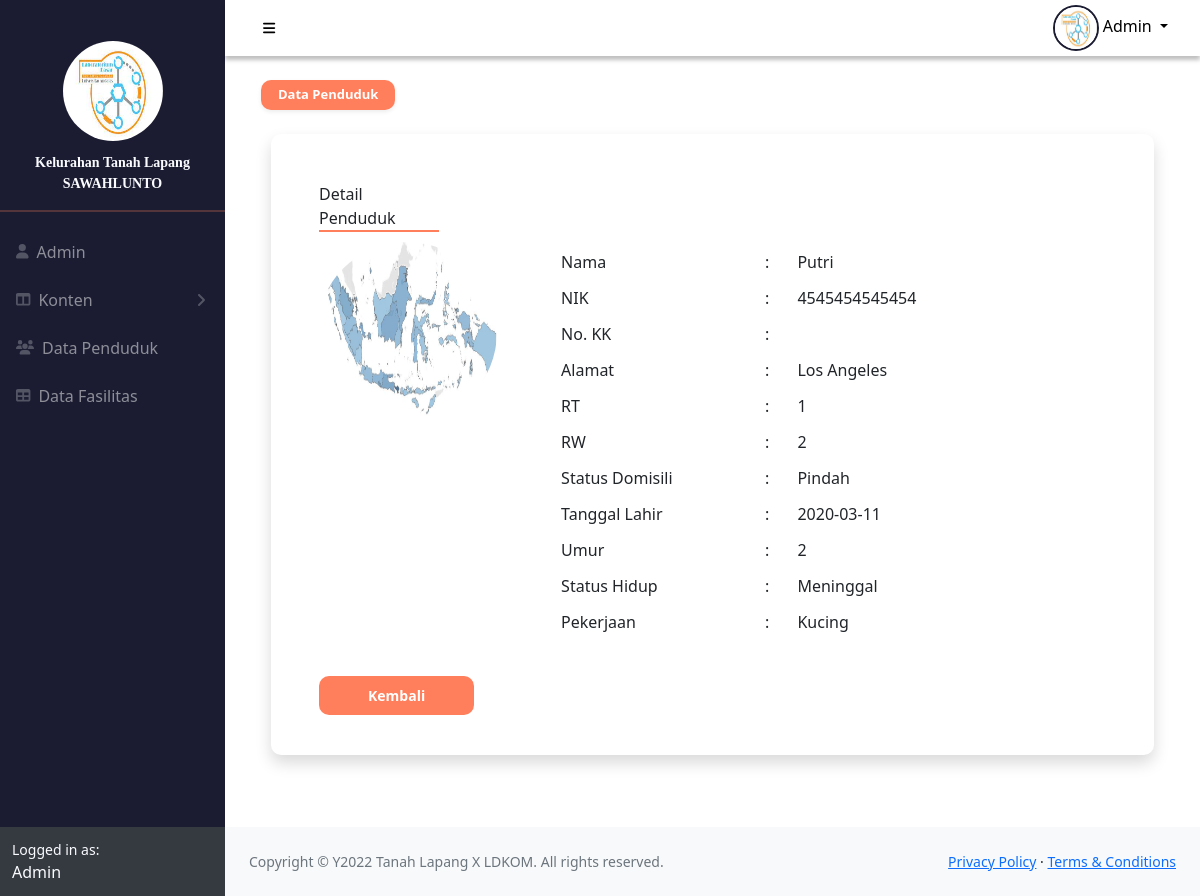
/main.php?p=penduduk.detail&id=21 (signed in), run on the app's committed database.
### tables this page shows
CREATE TABLE `user` (
  `id` int(100) NOT NULL,
  `uname` varchar(1000) NOT NULL,
  `pass` varchar(1000) NOT NULL,
  `role` varchar(1000) NOT NULL,
  `nama` varchar(1000) NOT NULL,
  `nip` int(100) NOT NULL,
  `jabatan` varchar(1000) NOT NULL,
  `nohp` varchar(1000) DEFAULT NULL,
  `alamat` varchar(1000) DEFAULT NULL,
  `foto` varchar(1000) DEFAULT NULL
);

CREATE TABLE `penduduk` (
  `id` int(11) NOT NULL,
  `nama` varchar(1000) NOT NULL,
  `nik` varchar(1000) NOT NULL,
  `tgl_kk` date DEFAULT NULL,
  `nokk` varchar(1000) DEFAULT NULL,
  `tgl_lahir` date NOT NULL,
  `id_jk` int(11) NOT NULL,
  `umur` int(11) DEFAULT NULL,
  `alamat` varchar(1000) DEFAULT NULL,
  `id_rt` int(11) NOT NULL,
  `id_rw` int(11) NOT NULL,
  `pekerjaan` varchar(1000) DEFAULT NULL,
  `foto` varchar(1000) DEFAULT NULL,
  `created` date DEFAULT NULL
);

CREATE TABLE `rt` (
  `id_rt` int(11) NOT NULL,
  `rt` int(11) NOT NULL
);

CREATE TABLE `rw` (
  `id_rw` int(11) NOT NULL,
  `rw` int(11) NOT NULL
);

CREATE TABLE `status_domisili` (
  `id1` int(11) NOT NULL,
  `status1` varchar(1000) NOT NULL
);

CREATE TABLE `status_hidup` (
  `id2` int(11) NOT NULL,
  `status2` varchar(1000) NOT NULL
);

### process/penduduk/detail.php (the view, shortened to what this page needs)
<div class="container">
  <div class="content p-4">
    <nav aria-label="breadcrumb">
      <ol class="breadcrumb">
        <li class="active" aria-current="page">
          <a href="?p=penduduk.index" class="btn btn-sm shadow-sm px-3" style="background-color: #ff7f5c; color: #fff; font-weight: bold; font-size: 13px;border-radius: 10px;">
            Data Penduduk
          </a>
        </li>
      </ol>
    </nav>
    <div class="row mt-4" style="margin-left: 10px; margin-right: 10px">
    <div class="card shadow mb-5" style="box-shadow: 10px; border-radius: 10px; border: none">
      <div class="row mx-4 mt-5">
        <div class="col-6">
          <div class="title ps-0" style="border-bottom: 2px solid #ff7f5c; width: 120px">
          Detail Penduduk
          </div>
        </div>
        <?php
        $id= $_GET['id'];
        $sql = "SELECT *FROM penduduk a
                    LEFT JOIN jk b ON (a.id_jk=b.id_jk)
                    LEFT JOIN rt c ON (a.id_rt=c.id_rt)
                    LEFT JOIN det_dom d ON (d.id_penduduk=a.id)
                    LEFT JOIN det_hidup e ON (e.id_penduduk=a.id)
                    LEFT JOIN status_domisili f ON (f.id1=d.id_status1)
                    LEFT JOIN status_hidup g ON (g.id2=e.id_status2)
                    LEFT JOIN rw h ON (a.id_rw=h.id_rw)
                    WHERE a.id = '$id' LIMIT 1";
            $res = $conn->query($sql);
            $data = $res->fetch_assoc();
        ?>
        <div class="row justify-content-start inline-block">
          <div class="kolom" style="width:50px; float: left; width: 20%;padding: 10px;height: 220px;">
            <img src="assets/img/profil/<?php echo $data['foto'];?>" class="avaprofil" style="width:180px;height:180px; display: block; margin-right: auto; margin-left: auto;">
          </div>
          <div class="kolom" style="font-weight:500; margin:1px auto; float: left;width: 60%;padding: 10px;height: auto px;">
            <table class="table table-borderless" style="margin:1px auto; line-height:20px;">
              <tr >
                <td>Nama</td>
                <td>:</td>
                <td ><?php echo $data['nama'];?></td>
              </tr>
              <tr>
                <td>NIK</td>
                <td>:</td>
                <td><?php echo $data['nik'];?></td>
              </tr>
               <tr>
                <td>No. KK</td>
                <td>:</td>
                <td><?php echo $data['nokk'];?></td>
              </tr>
              <tr>
                <td>Alamat</td>
                <td>:</td>
                <td><?php echo $data['alamat'];?></td>
              </tr>
              <tr>
                <td>RT</td>
                <td>:</td>
                <td><?php echo $data['rt'];?></td>
              </tr>
              <tr>
                <td>RW</td>
                <td>:</td>
                <td><?php echo $data['rw'];?></td>
              </tr>
              <tr>
                <td>Status Domisili</td>
                <td>:</td>
                <td><?php echo $data['status1'];?></td>
              </tr>
              <tr>
                <td>Tanggal Lahir</td>
                <td>:</td>
                <td><?php echo $data['tgl_lahir'];?></td>
              </tr>
              <tr>
                <td>Umur</td>
                <td>:</td>
                <td><?php echo $data['umur'];?></td>
              </tr>
              <tr>
                <td>Status Hidup</td>
                <td>:</td>
                <td><?php echo $data['status2'];?></td>
              </tr>
              <tr>
                <td>Pekerjaan</td>
                <td>:</td>
                <td><?php echo $data['pekerjaan'];?></td>
              </tr>
            </table>
          </div>
        </div>
        <div class="my-4">
          <a style="background-color: #ff7f5c; color: #fff; font-size: 14px; font-weight: bold; border-radius: 10px; float:left" href="?p=penduduk.index" class="btn px-5 py-2 float-start" role="button">Kembali</a>
        </div>
      <div class="card-header bg-white border-0">
          </div>
        </div>
      </div>
    </div>

### main.php (shortened to what this page needs)
<?php
    require_once ('connect.php');
    $id= $_SESSION['id'];
    $sql = "SELECT * FROM user WHERE id = '$id' LIMIT 1";
    $res = $conn->query($sql);
    $data = $res->fetch_assoc();
?>
<!DOCTYPE html>
<html lang="en">
  <head>
        <link href="https://cdn.jsdelivr.net/npm/simple-datatables@latest/dist/style.css" rel="stylesheet" />
        <link href="css/styles.css" rel="stylesheet" />
        <link href="assets/font-awesome/css/font-awesome.min.css" rel="stylesheet" type="text/css">
    </head>
  <body class="sb-sidenav-collapse-arrow">
    <div id="layoutSidenav">
      <div id="layoutSidenav_nav">
        <nav
          class="sb-sidenav accordion sb-sidenav-dark"
          id="sidenavAccordion"
          style="color: #fafbff"
        >
          <div class="sb-sidenav-menu" style="background-color: #1b1c31">
            <div class="nav">
              <img class="avasidebar" src="assets/img/admin/<?php echo $data['foto']; ?>" alt="Foto Profil" />
              <div
                class="small"
                style="
                  margin: auto;
                  font-weight: bolder;
                  padding-top: 5%;
                  font-family: Manrope;
                "
              >
                Kelurahan Tanah Lapang
              </div>
              <div
                class="small"
                style="margin: auto; font-weight: bolder; font-family: Manrope"
              >
                SAWAHLUNTO
              </div>
              <hr style="border: 1px solid #ff7f5c" />
              <a class="nav-link" href="?p=user.index">
                <div class="sb-nav-link-icon">
                  <i class="fa fa-user"></i>
                </div>
                Admin
              </a>
              <a
                class="nav-link collapsed"
                href="#"
                data-bs-toggle="collapse"
                data-bs-target="#collapseLayouts"
                aria-expanded="false"
                aria-controls="collapseLayouts"
              >
                <div class="sb-nav-link-icon">
                  <i class="fa fa-columns"></i>
                </div>
                Konten
                <div class="sb-sidenav-collapse-arrow">
                  <i class="fa fa-angle-down"></i>
                </div>
              </a>
              <a class="nav-link" href="?p=penduduk.index">
                <div class="sb-nav-link-icon">
                  <i class="fa fa-users"></i>
                </div>
                Data Penduduk
              </a>
              <a class="nav-link" href="?p=fasilitas.index">
                <div class="sb-nav-link-icon"><i class="fa fa-table"></i></div>
                Data Fasilitas
              </a>
            </div>
          </div>
          <div class="sb-sidenav-footer">
            <div class="small">Logged in as:</div>
            Admin
          </div>
        </nav>
      </div>
      <div id="layoutSidenav_content">
        <nav class="sb-topnav navbar navbar-expand">
          <button
            class="btn btn-link btn-sm order-1 order-lg-0 me-4 me-lg-0 text-black"
            id="sidebarToggle"
            href="#!"
            style="margin: 3%"
          >
            <i class="fa fa-bars"></i>
          </button>
          <ul class="navbar-nav ms-auto ms-md-0 me-3 me-lg-4">
            <li class="nav-item dropdown">
              <a
                class="nav-link dropdown-toggle text-black"
                id="navbarDropdown"
                href="#"
                role="button"
                data-bs-toggle="dropdown"
                aria-expanded="false"
              >
                <img class="avapp" src="assets/img/admin/<?php echo $data['foto']; ?>"/>
                Admin
              </a>
            </li>
          </ul>
        </nav>
        <main>
          <?php
                if ($_SESSION['role'] === 'admin')
                {
                    if( isset($_GET['p']) && strlen($_GET['p']) > 0 )
                    {
                        $p = str_replace(".","/",$_GET['p']).".php";
                    } else {
                        $p = "home.php";
                    } if( file_exists("process/".$p) )
                    {
                        include("process/".$p);
                    } else {
                        include("process/home.php");
                    }
                 }
            ?>
        </main>
        <footer class="py-4 bg-light mt-auto">
          <div class="container-fluid px-4">
            <div
              class="d-flex align-items-center justify-content-between small"
            >
              <div class="text-muted">
                Copyright &copy Y2022 Tanah Lapang X LDKOM. All rights reserved.
              </div>
              <div>
                <a href="#">Privacy Policy</a>
                &middot;
                <a href="#">Terms &amp; Conditions</a>
              </div>
            </div>
          </div>
        </footer>
      </div>
    </div>
  </body>
</html>

### process/penduduk/detail.php (style rules this page uses)
td { text-align:left; }

### data on the page
user: foto (picture)
penduduk: foto (picture), nama "Putri", nik "4545454545454", alamat "Los Angeles", id_rt.rt "1", id_rw.rw "2", status_domisili.status1 "Pindah", tgl_lahir "2020-03-11", umur "2", status_hidup.status2 "Meninggal", pekerjaan "Kucing"
